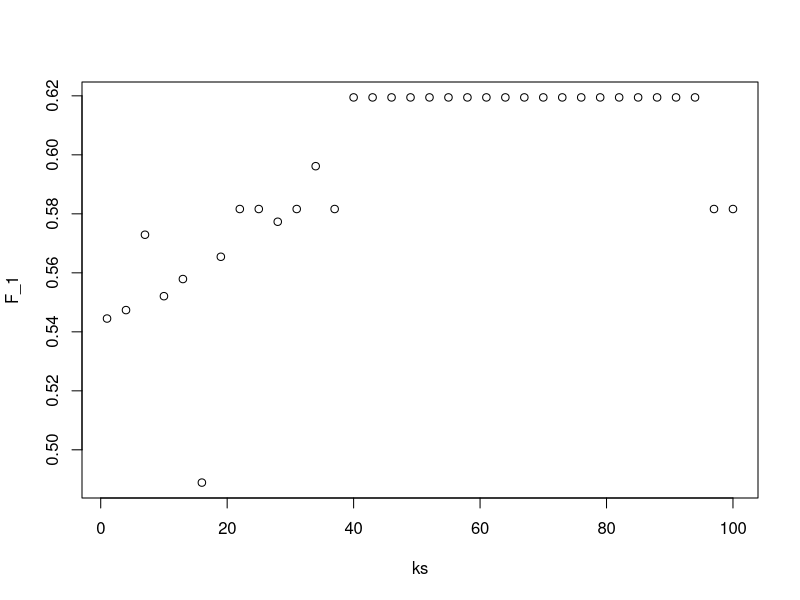

Write R code to recreate this figure.
library(dslabs)
library(tidyverse)
library(caret)
data("heights")

set.seed(1)
test_index <- createDataPartition(heights$sex, times = 1, p = 0.5, list = FALSE)
test_set <- heights[test_index, ]
train_set <- heights[-test_index, ]     

ks <- seq(1, 101, 3)
F_1 <- sapply(ks, function(k){
  fit <- knn3(sex ~ height, data = train_set, k = k)
  y_hat <- predict(fit, test_set, type = "class") %>% 
    factor(levels = levels(train_set$sex))
  F_meas(data = y_hat, reference = test_set$sex)
})
plot(ks, F_1)
max(F_1)
ks[which.max(F_1)]
